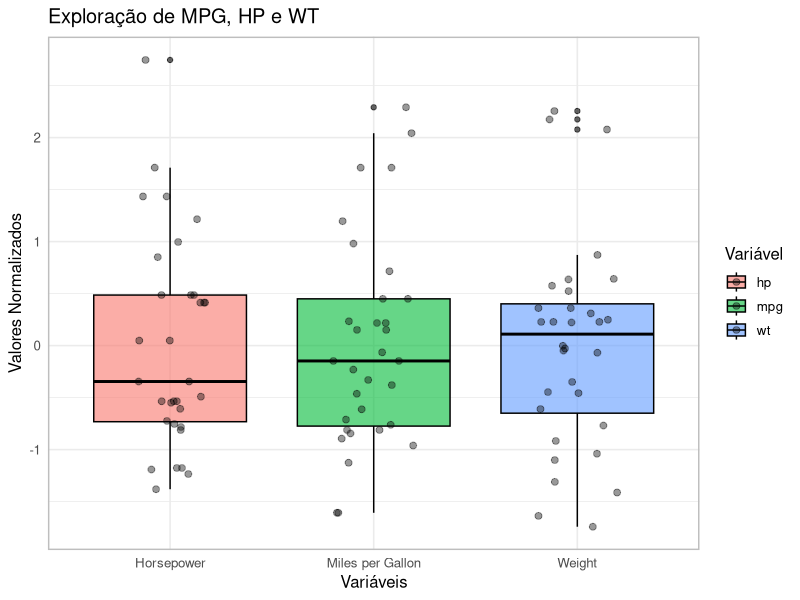
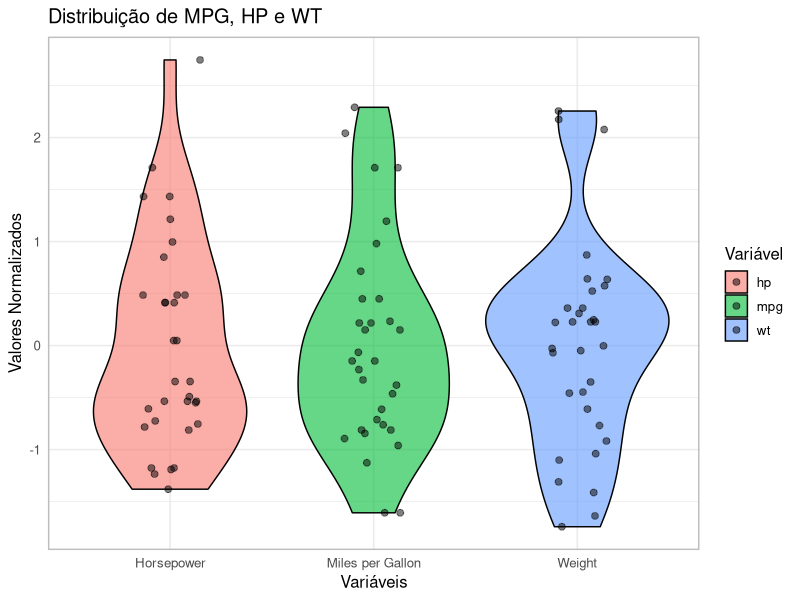
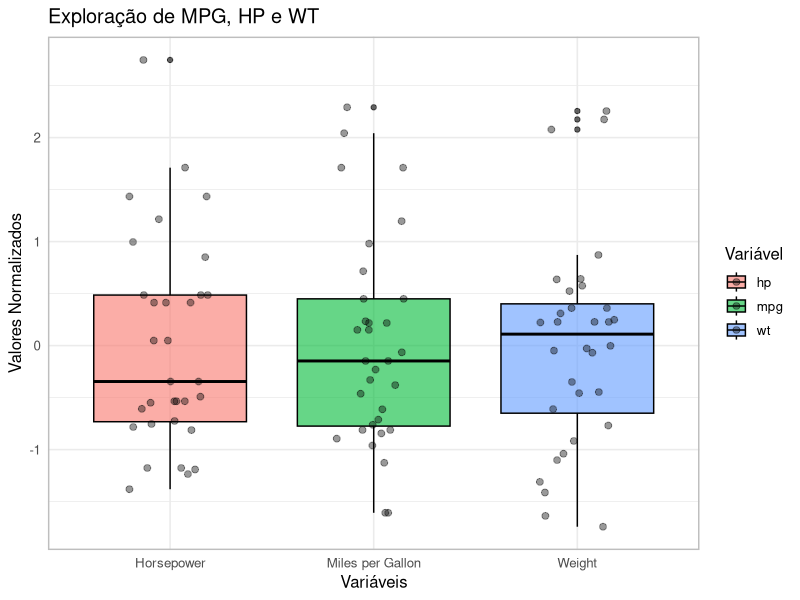
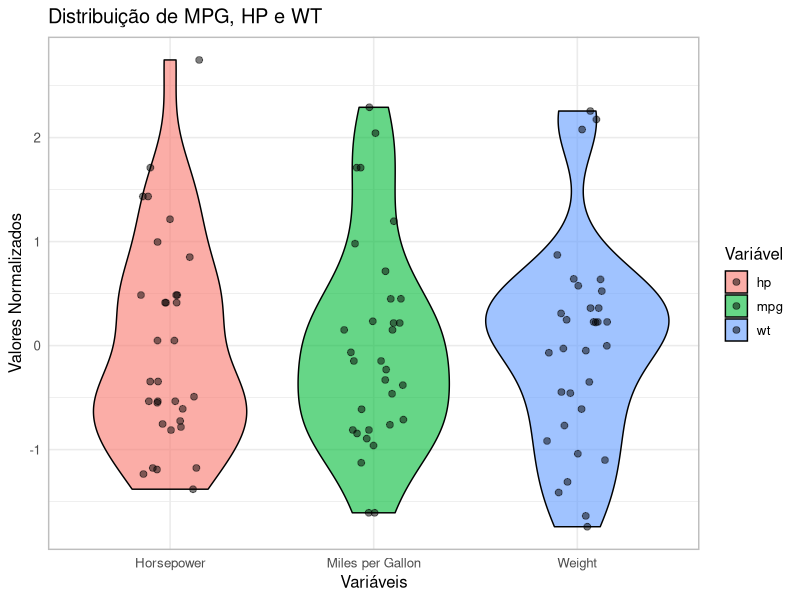

Write the R code that produced these figures, in order.
library(ggplot2)
library(tidyverse)

# transformar os dados para formato longo
# normalizar com scale() para melhor visualizacao
mtcars_scaled <- mtcars %>%
  select(mpg, hp, wt) %>%
  mutate(
    mpg_scaled = scale(mpg)[, 1],
    hp_scaled = scale(hp)[, 1],
    wt_scaled = scale(wt)[, 1]
  ) %>%
  pivot_longer(
    cols = ends_with("_scaled"),
    names_to = "variable",
    values_to = "value",
    names_pattern = "(.+)_scaled"
  )

# boxplot com pontos e transparencia dos dados normalizados
p2_box <- ggplot(mtcars_scaled, aes(x = variable, y = value, fill = variable)) +
  geom_boxplot(alpha = 0.6, color = "black") +
  geom_jitter(width = 0.2, alpha = 0.4, color = "black", size = 2) +
  labs(
    title = "Exploração de MPG, HP e WT",
    x = "Variáveis",
    y = "Valores Normalizados",
    fill = "Variável"
  ) +
  theme_minimal(base_size = 12) +
  scale_x_discrete(labels = c("mpg" = "Miles per Gallon", 
                              "hp" = "Horsepower", 
                              "wt" = "Weight")) +
  theme(panel.border = element_rect(color = "gray", fill = NA, linewidth = 1))

print(p2_box)
ggsave("ex2_boxplot_scaled.png", p2_box, width = 7, height = 4, dpi = 300)

# versao alternativa: violin plot com pontos
p2_violin <- ggplot(mtcars_scaled, aes(x = variable, y = value, fill = variable)) +
  geom_violin(alpha = 0.6, color = "black") +
  geom_jitter(width = 0.15, alpha = 0.5, color = "black", size = 2) +
  labs(
    title = "Distribuição de MPG, HP e WT",
    x = "Variáveis",
    y = "Valores Normalizados",
    fill = "Variável"
  ) +
  theme_minimal(base_size = 12) +
  scale_x_discrete(labels = c("mpg" = "Miles per Gallon", 
                              "hp" = "Horsepower", 
                              "wt" = "Weight")) +
  theme(panel.border = element_rect(color = "gray", fill = NA, linewidth = 1))

print(p2_violin)
ggsave("ex2_violin_scaled.png", p2_violin, width = 7, height = 4, dpi = 300)
